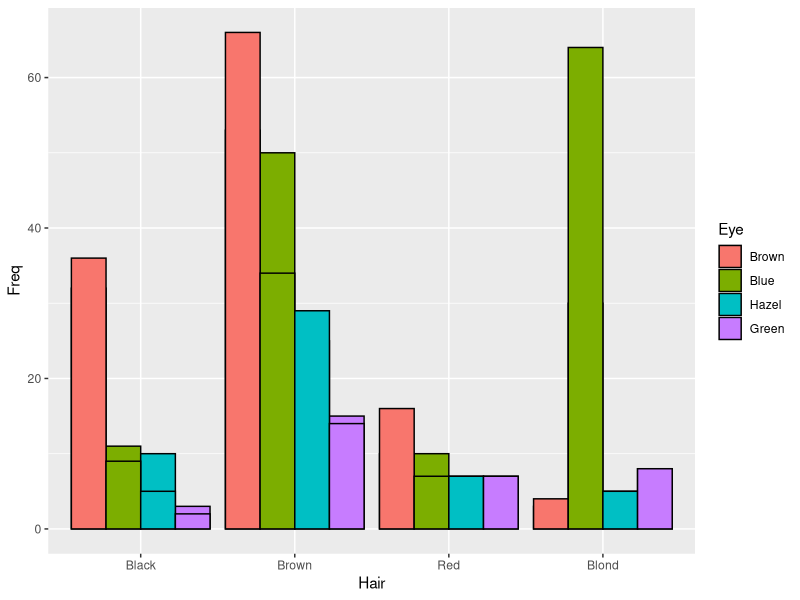

Source code (R):
library(datasets)
library(ggplot2)
Convrt.DF <- data.frame(HairEyeColor)

ggplot(Convrt.DF,aes(x=Hair,
                     y=Freq, 
                     fill=Eye)) +
  
  geom_bar(position = "dodge",
           color="black",
           stat="identity")
 
